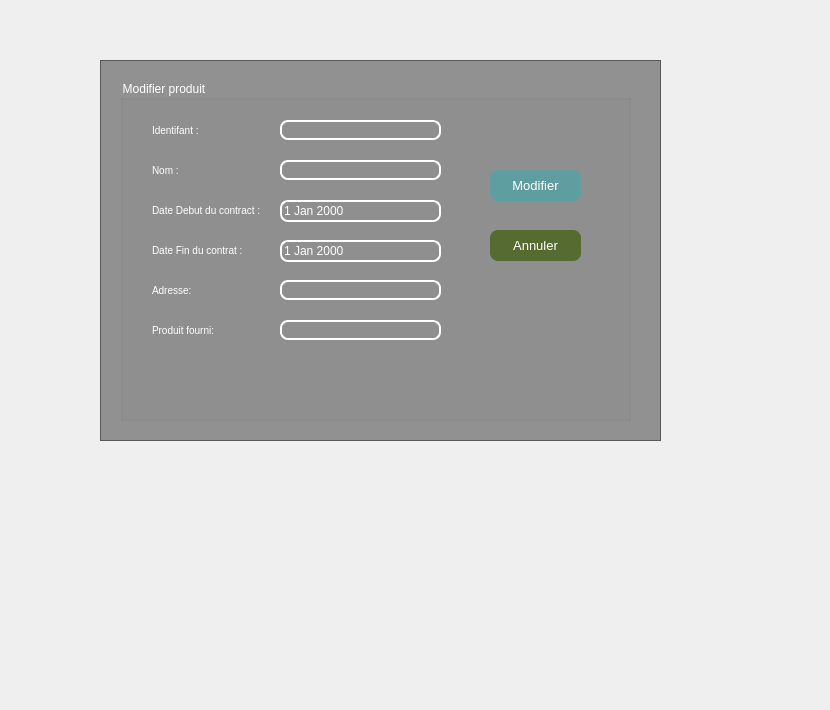
     <widget class="QWidget" name="tab_14">
      <attribute name="title">
       <string>Modifier un fournisseur</string>
      </attribute>
      <widget class="QFrame" name="frame_22">
       <property name="geometry">
        <rect>
         <x>100</x>
         <y>60</y>
         <width>561</width>
         <height>381</height>
        </rect>
       </property>
       <property name="styleSheet">
        <string notr="true">QFrame
{background : black;
background:rgba(0,0,0,100);}</string>
       </property>
       <property name="frameShape">
        <enum>QFrame::StyledPanel</enum>
       </property>
       <property name="frameShadow">
        <enum>QFrame::Raised</enum>
       </property>
       <widget class="QGroupBox" name="groupBox_19">
        <property name="geometry">
         <rect>
          <x>20</x>
          <y>20</y>
          <width>511</width>
          <height>341</height>
         </rect>
        </property>
        <property name="styleSheet">
         <string notr="true">QGroupBox{color:white;}</string>
        </property>
        <property name="title">
         <string>Modifier produit</string>
        </property>
        <widget class="QLineEdit" name="lineEdit_149">
         <property name="geometry">
          <rect>
           <x>160</x>
           <y>40</y>
           <width>161</width>
           <height>20</height>
          </rect>
         </property>
         <property name="styleSheet">
          <string notr="true">QLineEdit
 { background-color: transparent;
  color: #F5F5DC
;
  border: 1.5px solid white; 
border-radius: 8px;
}</string>
         </property>
         <property name="text">
          <string/>
         </property>
        </widget>
        <widget class="QDateEdit" name="dateEdit_29">
         <property name="geometry">
          <rect>
           <x>160</x>
           <y>120</y>
           <width>161</width>
           <height>22</height>
          </rect>
         </property>
         <property name="styleSheet">
          <string notr="true">QDateEdit
 { background-color: transparent;
  color: white;
  border: 1.5px solid white; 
border-radius: 8px}</string>
         </property>
        </widget>
        <widget class="QLineEdit" name="lineEdit_161">
         <property name="geometry">
          <rect>
           <x>30</x>
           <y>40</y>
           <width>111</width>
           <height>21</height>
          </rect>
         </property>
         <property name="cursor">
          <cursorShape>ArrowCursor</cursorShape>
         </property>
         <property name="styleSheet">
          <string notr="true">QLineEdit {background:transparent;
border:none;
color:white;
font-size: 10px;
}</string>
         </property>
         <property name="text">
          <string>Identifant : </string>
         </property>
        </widget>
        <widget class="QLineEdit" name="lineEdit_162">
         <property name="geometry">
          <rect>
           <x>30</x>
           <y>240</y>
           <width>113</width>
           <height>20</height>
          </rect>
         </property>
         <property name="styleSheet">
          <string notr="true">QLineEdit {background:transparent;
border:none;
color:white;
font-size: 10px;}</string>
         </property>
         <property name="text">
          <string>Produit fourni: </string>
         </property>
        </widget>
        <widget class="QLineEdit" name="lineEdit_163">
         <property name="geometry">
          <rect>
           <x>160</x>
           <y>80</y>
           <width>161</width>
           <height>20</height>
          </rect>
         </property>
         <property name="styleSheet">
          <string notr="true">QLineEdit
 { background-color: transparent;
  color: #F5F5DC
;
  border: 1.5px solid white; 
border-radius: 8px;
}</string>
         </property>
        </widget>
        <widget class="QLineEdit" name="lineEdit_164">
         <property name="geometry">
          <rect>
           <x>30</x>
           <y>160</y>
           <width>151</width>
           <height>20</height>
          </rect>
         </property>
         <property name="styleSheet">
          <string notr="true">QLineEdit {background:transparent;
border:none;
color:white;
font-size: 10px;}</string>
         </property>
         <property name="text">
          <string>Date Fin du contrat :</string>
         </property>
        </widget>
        <widget class="QLineEdit" name="lineEdit_165">
         <property name="geometry">
          <rect>
           <x>30</x>
           <y>120</y>
           <width>171</width>
           <height>20</height>
          </rect>
         </property>
         <property name="styleSheet">
          <string notr="true">QLineEdit {background:transparent;
border:none;
color:white;
font-size: 10px;}</string>
         </property>
         <property name="text">
          <string>Date Debut du contract :</string>
         </property>
        </widget>
        <widget class="QLineEdit" name="lineEdit_166">
         <property name="geometry">
          <rect>
           <x>160</x>
           <y>200</y>
           <width>161</width>
           <height>20</height>
          </rect>
         </property>
         <property name="styleSheet">
          <string notr="true">QLineEdit
 { background-color: transparent;
  color: #F5F5DC
;
  border: 1.5px solid white; 
border-radius: 8px;
}</string>
         </property>
        </widget>
        <widget class="QLineEdit" name="lineEdit_167">
         <property name="geometry">
          <rect>
           <x>30</x>
           <y>80</y>
           <width>111</width>
           <height>21</height>
          </rect>
         </property>
         <property name="styleSheet">
          <string notr="true">QLineEdit {background:transparent;
border:none;
color:white;
font-size: 10px;}</string>
         </property>
         <property name="text">
          <string>Nom :</string>
         </property>
        </widget>
        <widget class="QLineEdit" name="lineEdit_168">
         <property name="geometry">
          <rect>
           <x>30</x>
           <y>200</y>
           <width>113</width>
           <height>20</height>
          </rect>
         </property>
         <property name="styleSheet">
          <string notr="true">QLineEdit {background:transparent;
border:none;
color:white;
font-size: 10px;}</string>
         </property>
         <property name="text">
          <string>Adresse: </string>
         </property>
        </widget>
        <widget class="QDateEdit" name="dateEdit_30">
         <property name="geometry">
          <rect>
           <x>160</x>
           <y>160</y>
           <width>161</width>
           <height>22</height>
          </rect>
         </property>
         <property name="styleSheet">
          <string notr="true">QDateEdit
 { background-color: transparent;
  color: white;
  border: 1.5px solid white; 
border-radius: 8px}
</string>
         </property>
        </widget>
        <widget class="QLineEdit" name="lineEdit_169">
         <property name="geometry">
          <rect>
           <x>160</x>
           <y>240</y>
           <width>161</width>
           <height>20</height>
          </rect>
         </property>
         <property name="styleSheet">
          <string notr="true">QLineEdit
 { background-color: transparent;
  color: #F5F5DC
;
  border: 1.5px solid white; 
border-radius: 8px;
}</string>
         </property>
        </widget>
        <widget class="QPushButton" name="pushButton_34">
         <property name="geometry">
          <rect>
           <x>370</x>
           <y>90</y>
           <width>91</width>
           <height>31</height>
          </rect>
         </property>
         <property name="styleSheet">
          <string notr="true">QPushButton{border-radius: 8px;
background :#5F9EA0
;
color: white;
font-size:13px;
}</string>
         </property>
         <property name="text">
          <string>Modifier</string>
         </property>
        </widget>
        <widget class="QPushButton" name="pushButton_35">
         <property name="geometry">
          <rect>
           <x>370</x>
           <y>150</y>
           <width>91</width>
           <height>31</height>
          </rect>
         </property>
         <property name="styleSheet">
          <string notr="true">QPushButton{border-radius: 8px;
background :#556B2F
;
color: white;
font-size:13px;
}</string>
         </property>
         <property name="text">
          <string>Annuler</string>
         </property>
        </widget>
       </widget>
      </widget>
      <widget class="QLabel" name="label_11">
       <property name="geometry">
        <rect>
         <x>770</x>
         <y>70</y>
         <width>51</width>
         <height>631</height>
        </rect>
       </property>
       <property name="text">
        <string/>
       </property>
       <property name="pixmap">
        <pixmap>../djjjj.jpg</pixmap>
       </property>
      </widget>
     </widget>
